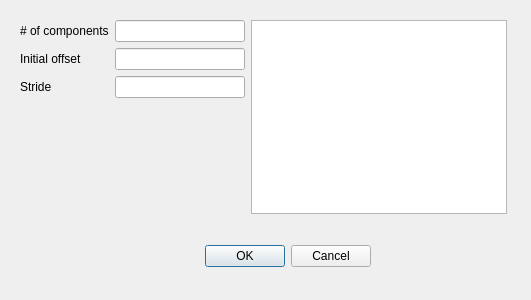
<?xml version="1.0" encoding="UTF-8"?>
<ui version="4.0">
 <class>AutoVectorizeDialog</class>
 <widget class="QDialog" name="AutoVectorizeDialog">
  <property name="geometry">
   <rect>
    <x>0</x>
    <y>0</y>
    <width>531</width>
    <height>300</height>
   </rect>
  </property>
  <property name="windowTitle">
   <string>Dialog</string>
  </property>
  <widget class="QDialogButtonBox" name="buttonBox">
   <property name="geometry">
    <rect>
     <x>30</x>
     <y>240</y>
     <width>341</width>
     <height>32</height>
    </rect>
   </property>
   <property name="orientation">
    <enum>Qt::Horizontal</enum>
   </property>
   <property name="standardButtons">
    <set>QDialogButtonBox::Cancel|QDialogButtonBox::Ok</set>
   </property>
  </widget>
  <widget class="QWidget" name="horizontalLayoutWidget">
   <property name="geometry">
    <rect>
     <x>20</x>
     <y>20</y>
     <width>487</width>
     <height>194</height>
    </rect>
   </property>
   <layout class="QHBoxLayout" name="horizontalLayout">
    <item>
     <layout class="QFormLayout" name="formLayout">
      <item row="0" column="0">
       <widget class="QLabel" name="label">
        <property name="text">
         <string># of components</string>
        </property>
       </widget>
      </item>
      <item row="0" column="1">
       <widget class="QLineEdit" name="lineEdit"/>
      </item>
      <item row="1" column="1">
       <widget class="QLineEdit" name="lineEdit_2"/>
      </item>
      <item row="2" column="0">
       <widget class="QLabel" name="label_3">
        <property name="text">
         <string>Stride</string>
        </property>
       </widget>
      </item>
      <item row="2" column="1">
       <widget class="QLineEdit" name="lineEdit_3"/>
      </item>
      <item row="1" column="0">
       <widget class="QLabel" name="label_2">
        <property name="text">
         <string>Initial offset</string>
        </property>
       </widget>
      </item>
     </layout>
    </item>
    <item>
     <widget class="MJTextEdit" name="textEdit"/>
    </item>
   </layout>
  </widget>
  <zorder>buttonBox</zorder>
  <zorder>label_3</zorder>
  <zorder>lineEdit_3</zorder>
  <zorder>horizontalLayoutWidget</zorder>
 </widget>
 <customwidgets>
  <customwidget>
   <class>MJTextEdit</class>
   <extends>QTextEdit</extends>
   <header location="global">mjtextedit.h</header>
  </customwidget>
 </customwidgets>
 <resources/>
 <connections>
  <connection>
   <sender>buttonBox</sender>
   <signal>accepted()</signal>
   <receiver>AutoVectorizeDialog</receiver>
   <slot>accept()</slot>
   <hints>
    <hint type="sourcelabel">
     <x>248</x>
     <y>254</y>
    </hint>
    <hint type="destinationlabel">
     <x>157</x>
     <y>274</y>
    </hint>
   </hints>
  </connection>
  <connection>
   <sender>buttonBox</sender>
   <signal>rejected()</signal>
   <receiver>AutoVectorizeDialog</receiver>
   <slot>reject()</slot>
   <hints>
    <hint type="sourcelabel">
     <x>316</x>
     <y>260</y>
    </hint>
    <hint type="destinationlabel">
     <x>286</x>
     <y>274</y>
    </hint>
   </hints>
  </connection>
 </connections>
</ui>
